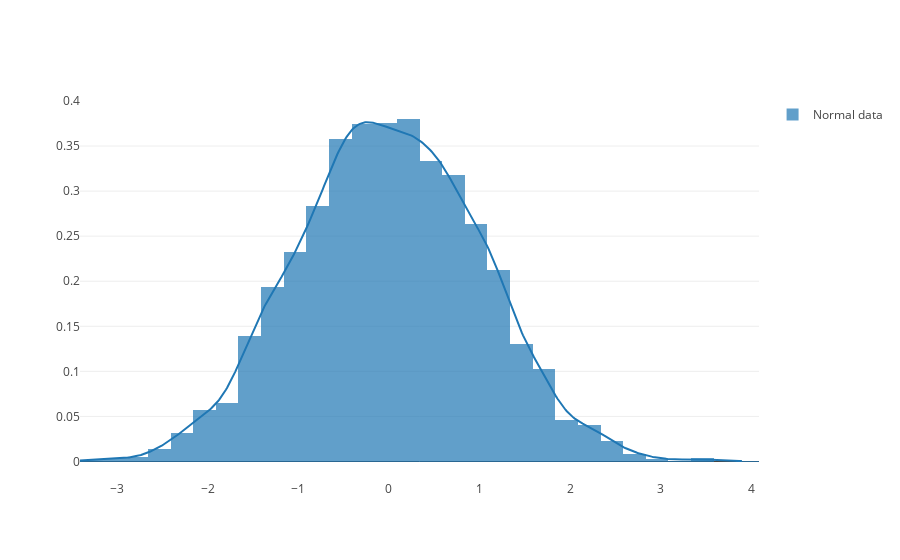

The code cell stored with this chart in its notebook:
### Markdown cell above
## Normal Distributions

You've probably heard the term 'bell curve' at some point. This is *the* normal distribution! It's an ideal model for any normally distributed dataset. 

Using the NumPy random module, let's generate a normal distribution by looking at the histogram of 5000 randomly generated numbers.

### Code cell
norm = np.random.randn(5000)

hist_norm = [norm]
labels = ['Normal data']

fig = ff.create_distplot(hist_norm, labels, show_rug=False, bin_size=.25)
py.iplot(fig)

### Figure 1 — Plotly figure (JSON) as saved in the notebook; plotly's stock layout.template omitted (floating-point values rounded to 4 significant figures; data arrays with more than 128 entries replaced by an {"elided": "..."} marker saying what was removed)
{"data": [{"autobinx": false, "histnorm": "probability density", "legendgroup": "Normal data", "marker": {"color": "rgb(31, 119, 180)"}, "name": "Normal data", "opacity": 0.7, "type": "histogram", "x": {"elided": "5000 float values"}, "xaxis": "x1", "xbins": {"end": 3.913, "size": 0.25, "start": -3.413}, "yaxis": "y1"}, {"legendgroup": "Normal data", "marker": {"color": "rgb(31, 119, 180)"}, "mode": "lines", "name": "Normal data", "showlegend": false, "type": "scatter", "x": {"elided": "500 float values"}, "xaxis": "x1", "y": {"elided": "500 float values"}, "yaxis": "y1"}], "layout": {"barmode": "overlay", "hovermode": "closest", "legend": {"traceorder": "reversed"}, "xaxis1": {"anchor": "y2", "domain": [0, 1], "zeroline": false}, "yaxis1": {"anchor": "free", "domain": [0, 1], "position": 0}}}
